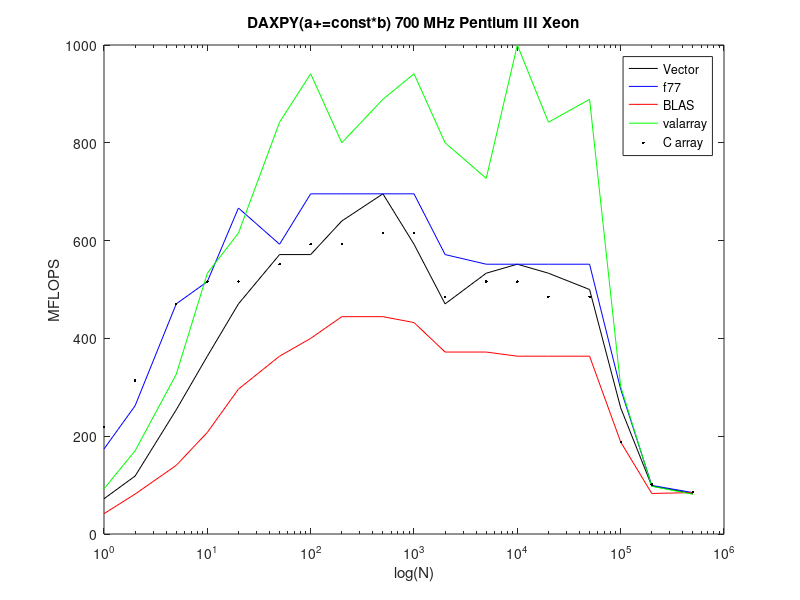

This figure's MATLAB source:
R=[1 2 5 10 20 50 100 200 500 1000 2000 5000 10000 20000 50000 100000 200000 500000 ];
daxpyF=[72.0721 118.519 253.968 363.636 470.588 571.429 571.429 640 695.652 592.593 470.588 533.333 551.724 533.333 500 258.065 98.1595 82.4742 ];
f77daxpyF=[173.913 262.295 470.588 516.129 666.667 592.593 695.652 695.652 695.652 695.652 571.429 551.724 551.724 551.724 551.724 296.296 99.3789 84.6561 ];
blasdaxpyF=[41.5584 81.6327 140.351 207.792 296.296 363.636 400 444.444 444.444 432.432 372.093 372.093 363.636 363.636 363.636 188.235 82.9016 84.6561 ];
valdaxpyF=[92.4855 170.213 326.531 533.333 615.385 842.105 941.176 800 888.889 941.176 800 727.273 1000 842.105 888.889 301.887 97.561 81.2183 ];
cdaxpyF=[219.178 313.725 470.588 516.129 516.129 551.724 592.593 592.593 615.385 615.385 484.848 516.129 516.129 484.848 484.848 188.235 101.266 86.4865 ];
semilogx(R, daxpyF, 'k', R, f77daxpyF, 'b', R, blasdaxpyF, 'r', R, valdaxpyF, 'g',R, cdaxpyF, 'k.');
title('DAXPY(a+=const*b) 700 MHz Pentium III Xeon');
xlabel('log(N)');
ylabel('MFLOPS');
legend('Vector', 'f77', 'BLAS', 'valarray', 'C array');
